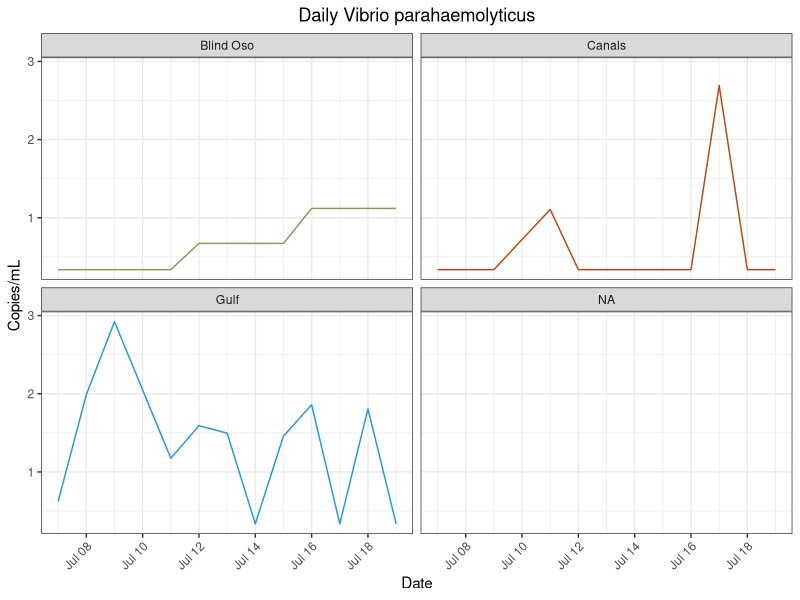
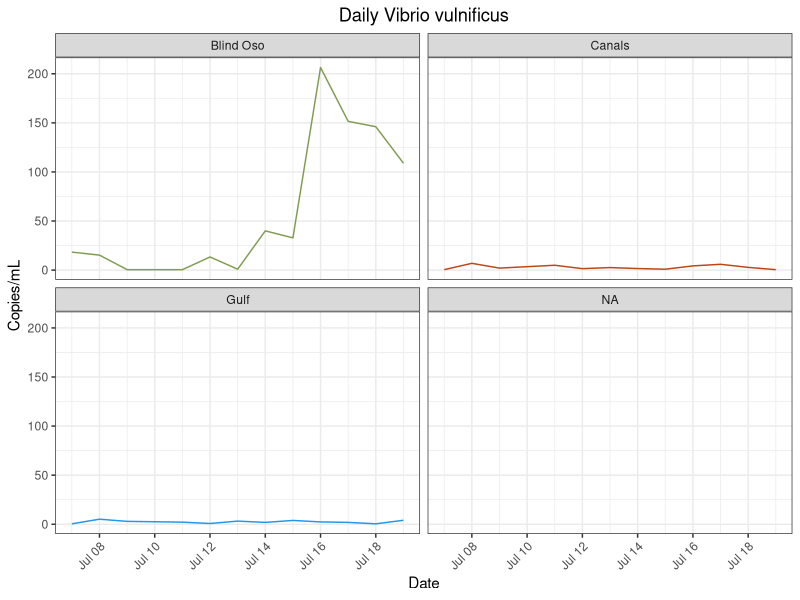
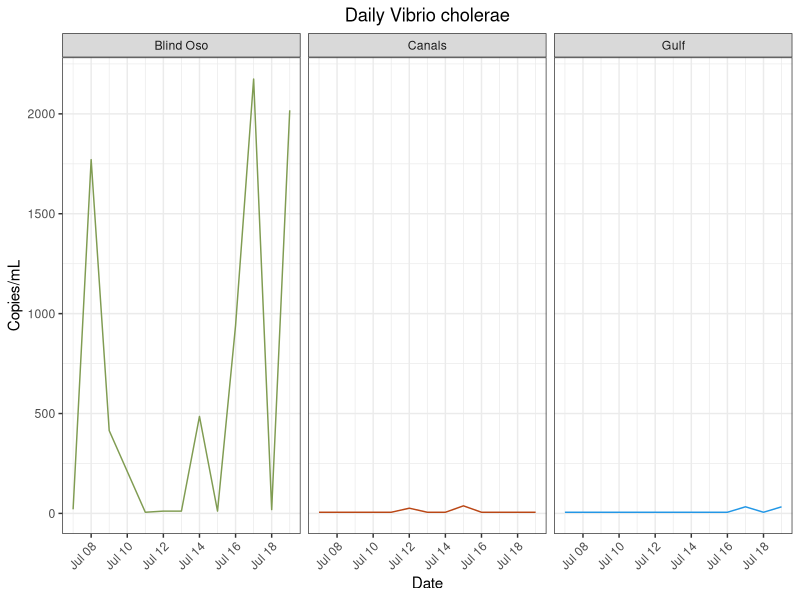
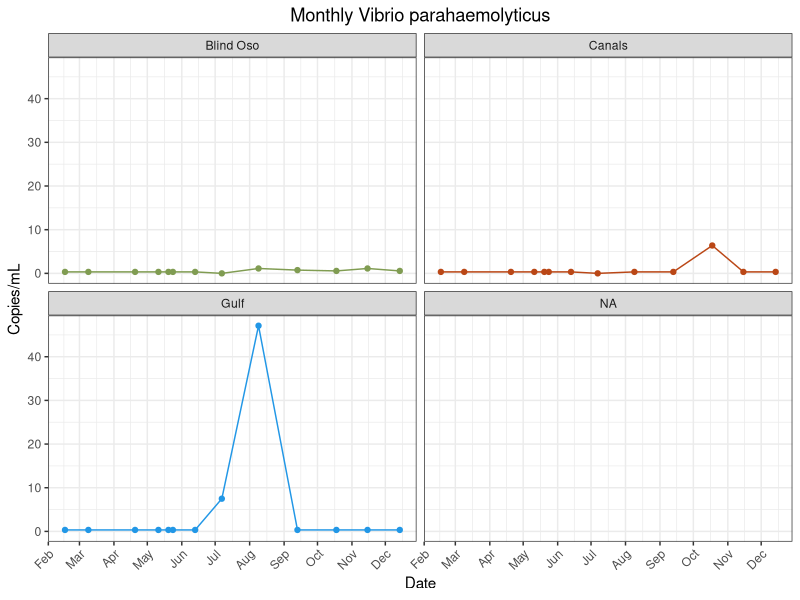
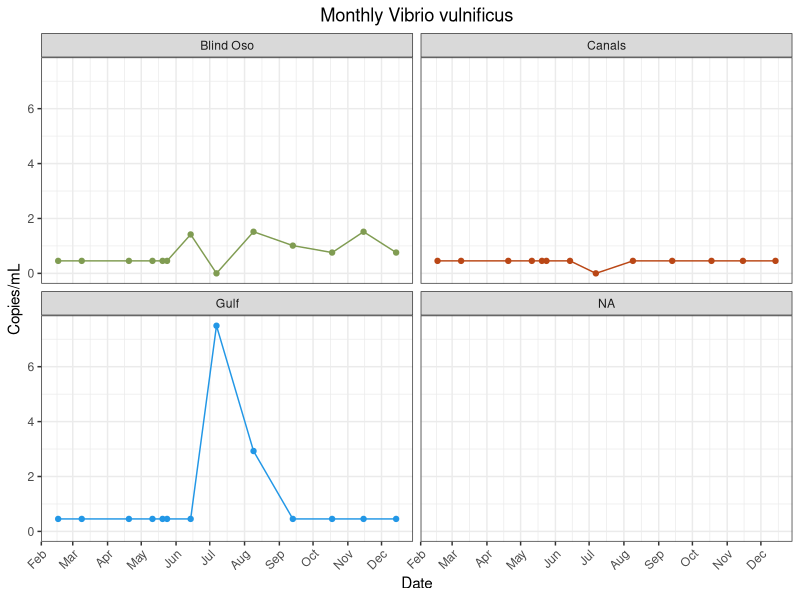
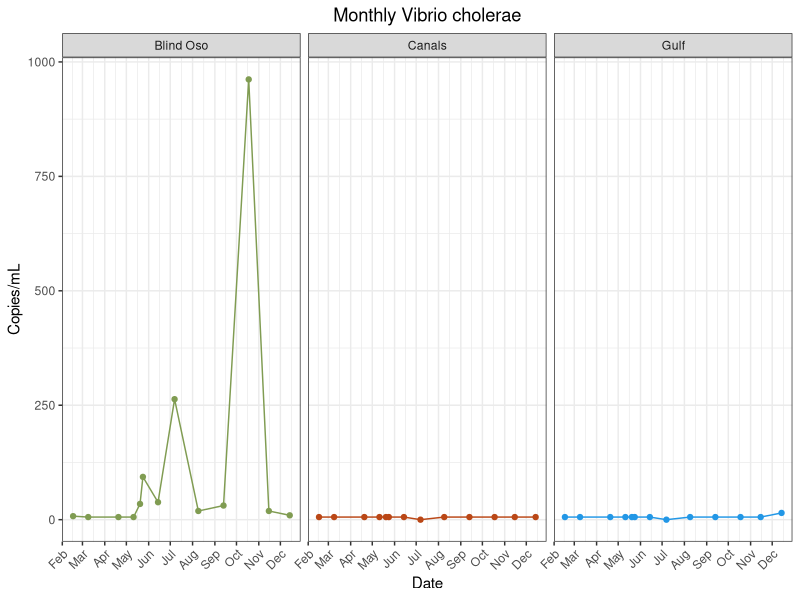

The R source for these figures, in order:
## ---- chunk 1
library(here)
library(tidyverse)
library(lubridate)
## ---- chunk 2
vp<- read_csv(here("data", "processed_data","vp_clean_copies.csv"))
vv<- read_csv(here("data", "processed_data","vv_clean_copies_redo.csv")) #Trial two is best. Other trials exist too. 
vp_m<- read_csv(here("data", "processed_data","vp_mon_clean_copies.csv")) 
vv_m<- read_csv(here("data", "processed_data","vv_clean_copies_mon.csv"))
vc<- read_csv(here("data", "processed_data", "vc_clean_copies_daily.csv"))
vc_m<- read_csv(here("data", "processed_data", "vc_clean_copies_mon.csv"))
## ---- chunk 3
vv<- vv %>%
  mutate(site = recode(site, "BO" = "Blind Oso")) %>%
  mutate(site = recode(site, "C2" = "Canals")) %>%
  mutate(site = recode(site, "RD" = "Gulf"))

vp<- vp %>%
  mutate(site = recode(site, "BO" = "Blind Oso")) %>%
  mutate(site = recode(site, "C2" = "Canals")) %>%
  mutate(site = recode(site, "RD" = "Gulf"))

vc<- vc %>%
  mutate(site = recode(site, "BO" = "Blind Oso")) %>%
  mutate(site = recode(site, "C2" = "Canals")) %>%
  mutate(site = recode(site, "RD" = "Gulf"))
## ---- chunk 4
#Vp Mon
vp_m<- vp_m %>%
  select(!...1) 
jul_bo = data.frame(date = as.Date("2022-07-07"), copies_mL=0, site = "BO")
jul_c2 = data.frame(date = as.Date("2022-07-07"), copies_mL=0, site = "C2")
jul_rd = data.frame(date = as.Date("2022-07-07"), copies_mL=7.49310194, site = "RD")
vp_m = rbind(jul_bo, jul_c2, jul_rd, vp_m) %>%
  mutate(site = recode(site, "BO" = "Blind Oso")) %>%
  mutate(site = recode(site, "C2" = "Canals")) %>%
  mutate(site = recode(site, "RD" = "Gulf"))
                     

#Vv Mon
vv_m<- vv_m %>%
  select(!...1) 
jul_bo = data.frame(date = as.Date("2022-07-07"), copies_mL=0, site = "BO")
jul_c2 = data.frame(date = as.Date("2022-07-07"), copies_mL=0, site = "C2")
jul_rd = data.frame(date = as.Date("2022-07-07"), copies_mL=7.49310194, site = "RD")
vv_m = rbind(jul_bo, jul_c2, jul_rd, vv_m)%>%
  mutate(site = recode(site, "BO" = "Blind Oso")) %>%
  mutate(site = recode(site, "C2" = "Canals")) %>%
  mutate(site = recode(site, "RD" = "Gulf"))

vc_m<- vc_m %>%
  select(!...1) 
  jul_bo = data.frame(date = as.Date("2022-07-07"), copies_mL=263.208407, site = "BO")
  jul_c2 = data.frame(date = as.Date("2022-07-07"), copies_mL=0, site = "C2")
  jul_rd = data.frame(date = as.Date("2022-07-07"), copies_mL=0, site = "RD")
  vc_m = rbind(jul_bo, jul_c2, jul_rd, vc_m)%>%
    mutate(site = recode(site, "BO" = "Blind Oso")) %>%
    mutate(site = recode(site, "C2" = "Canals")) %>%
    mutate(site = recode(site, "RD" = "Gulf"))
## ---- chunk 5
vp %>%
  ggplot() + geom_line(
    aes(x = date,
        y = copies_mL,
        color = site))+ 
  facet_wrap(~site)  +
  labs(x = "Date",
       y = "Copies/mL",
       title = "Daily Vibrio parahaemolyticus")+
  theme_bw()+
  theme(
    plot.title = element_text(hjust = 0.5),
    axis.text.x = element_text(hjust = 1, angle = 45),
    legend.position = "none")+
  scale_color_manual(values = c("Blind Oso" = "#809C52",
                                "Canals" = "#ba4716",
                                "Gulf" = "4c848c"))
## ---- chunk 6
vv %>%
 # filter(!site %in% "Blind Oso") %>%
  ggplot() + geom_line(
    aes(x = date,
        y = copies_mL,
        color = site))+ 
  facet_wrap(~site)  +
  labs(x = "Date",
       y = "Copies/mL",
       title = "Daily Vibrio vulnificus")+
  theme_bw()+
  theme(
    plot.title = element_text(hjust = 0.5),
    axis.text.x = element_text(hjust = 1, angle = 45),
    legend.position = "none")+ 
  scale_color_manual(values = c("Blind Oso" = "#809C52",
                                "Canals" = "#ba4716",
                                "Gulf" = "4c848c"))
## ---- chunk 7
vc %>%
 #filter(!site %in% "Blind Oso") %>%
  ggplot() + geom_line(
    aes(x = date,
        y = copies_mL,
        color = site))+ 
  facet_wrap(~site)  +
  labs(x = "Date",
       y = "Copies/mL",
       title = "Daily Vibrio cholerae")+
  theme_bw()+
  theme(
    plot.title = element_text(hjust = 0.5),
    axis.text.x = element_text(hjust = 1, angle = 45),
    legend.position = "none")+ 
  scale_color_manual(values = c("Blind Oso" = "#809C52",
                                "Canals" = "#ba4716",
                                "Gulf" = "4c848c"))
## ---- chunk 8
vp_m %>%
ggplot() + geom_line(
    aes(x = date,
        y = copies_mL,
        color = site))+ 
  geom_point(
     aes(x = date,
        y = copies_mL,
        color = site))+
  facet_wrap(~site)  +
  labs(x = "Date",
       y = "Copies/mL",
       title = "Monthly Vibrio parahaemolyticus")+
  theme_bw()+
  theme(
    plot.title = element_text(hjust = 0.5),
    axis.text.x = element_text(hjust = 1, angle = 45),
    legend.position = "none")+
  scale_color_manual(values = c("Blind Oso" = "#809C52",
                                "Canals" = "#ba4716",
                                "Gulf" = "4c848c"))+
  scale_x_date(date_breaks = "1 month", date_labels = "%b")
## ---- chunk 9
vv_m %>%
  filter(!site %in% c("E3", "NT")) %>%
 ggplot() + geom_line(
    aes(x = date,
        y = copies_mL,
        color = site))+ 
  geom_point(
     aes(x = date,
        y = copies_mL,
        color = site))+
  facet_wrap(~site)  +
  labs(x = "Date",
       y = "Copies/mL",
       title = "Monthly Vibrio vulnificus")+
  theme_bw()+
  theme(
    plot.title = element_text(hjust = 0.5),
    axis.text.x = element_text(hjust = 1, angle = 45),
    legend.position = "none")+
  scale_color_manual(values = c("Blind Oso" = "#809C52",
                                "Canals" = "#ba4716",
                                "Gulf" = "4c848c"))+
  scale_x_date(date_breaks = "1 month", date_labels = "%b")
## ---- chunk 10
vc_m %>%
  #filter(!site %in% "Blind Oso") %>%
 ggplot() + geom_line(
    aes(x = date,
        y = copies_mL,
        color = site))+ 
  geom_point(
     aes(x = date,
        y = copies_mL,
        color = site))+
  facet_wrap(~site)  +
  labs(x = "Date",
       y = "Copies/mL",
       title = "Monthly Vibrio cholerae")+
  theme_bw()+
  theme(
    plot.title = element_text(hjust = 0.5),
    axis.text.x = element_text(hjust = 1, angle = 45),
    legend.position = "none")+
  scale_color_manual(values = c("Blind Oso" = "#809C52",
                                "Canals" = "#ba4716",
                                "Gulf" = "4c848c"))+
  scale_x_date(date_breaks = "1 month", date_labels = "%b")
